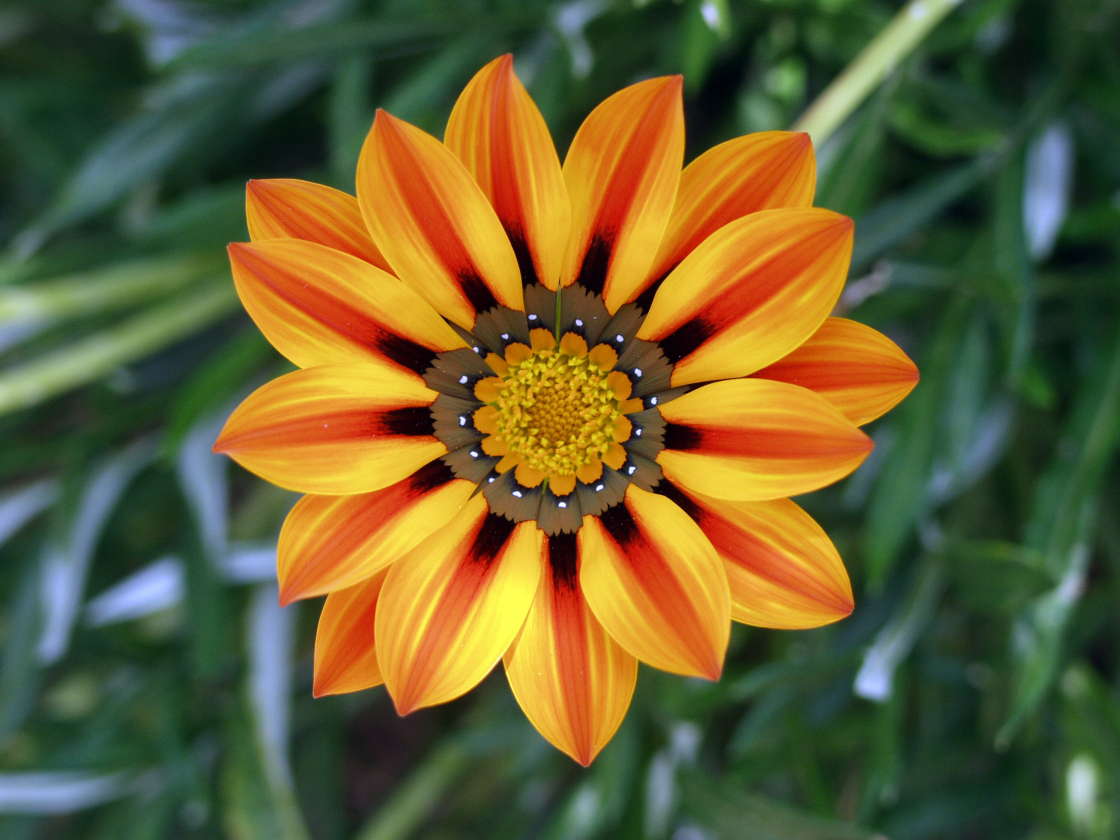
#> input picture Flower.jfif, 2240 x 1680 px (shown at 1/2 size)
$ python Homework5.1.py
#> lines starting #> are read from the running program, lines starting #| are printed output that depends on the picture
# -*- coding: utf-8 -*-
"""
Created on Mon Feb 25 19:50:10 2019

@author: Alex
"""
from PIL import Image

img = Image.open("Flower.jfif")
#> img is the input picture: PIL image 2240x1680 RGB; mean R, G, B 102.7, 94.9, 50.5

w = img.width
#> w = 2240
h = img.height
#> h = 1680

""" PART A """
#Shrinks the image to one-eighth of the original.
scaled = img.resize((w//8, h//8), resample=0)
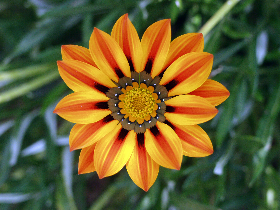
#> scaled: PIL image 280x210 RGB; mean R, G, B 102.7, 94.9, 50.5
scaled.show()


""" PART B """
newimg = img.resize((w//4, h//4), resample=0)
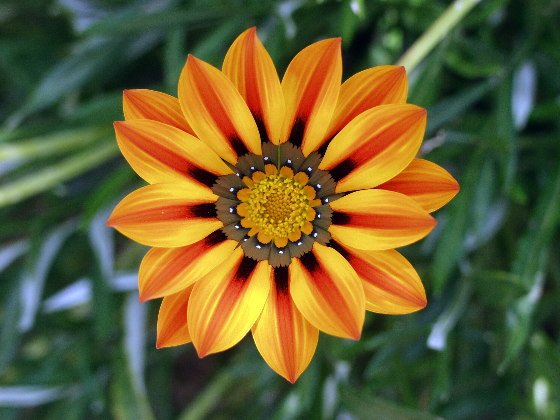
#> newimg: PIL image 560x420 RGB; mean R, G, B 102.7, 94.9, 50.5
newimg.show()

blank = Image.new('RGB',(w,h))
#> blank: PIL image 2240x1680 RGB; every value is 0
blank.paste(newimg,(0,0))
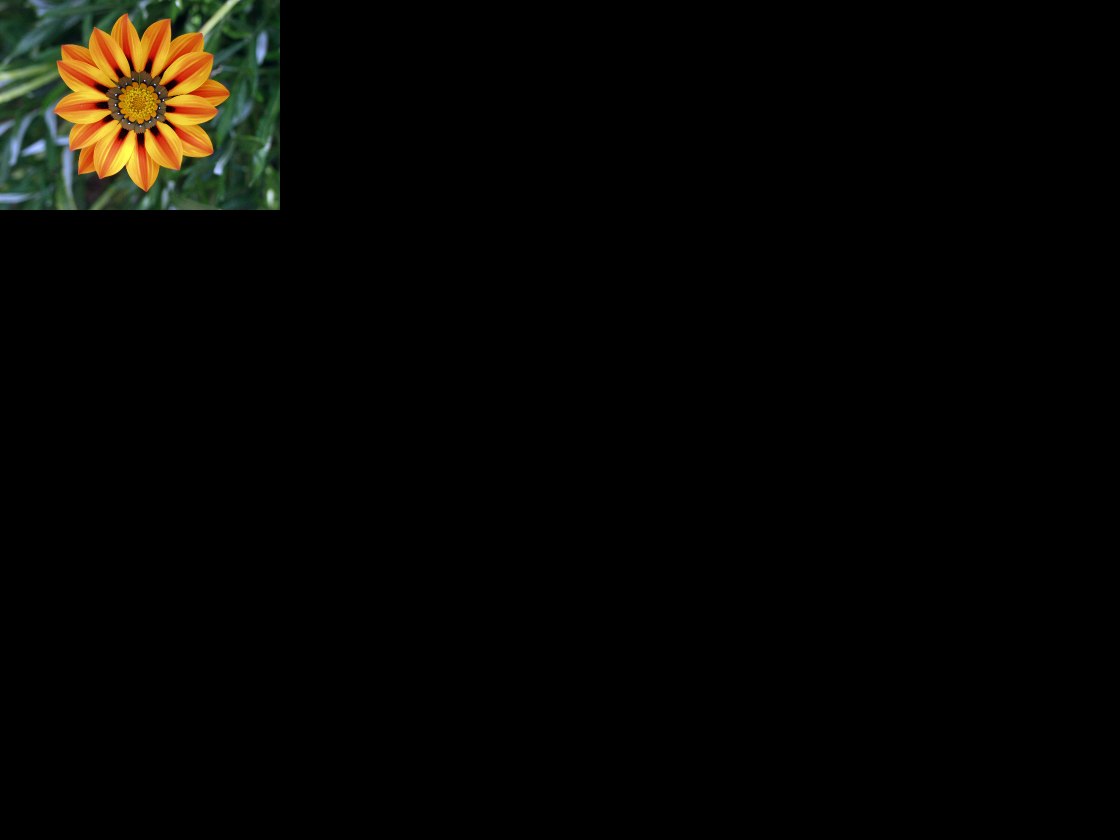
#> blank: PIL image 2240x1680 RGB (shown at 1/2 size); mean R, G, B 6.4, 5.9, 3.2
blank.show()
blank.paste(newimg,(0, h//4))
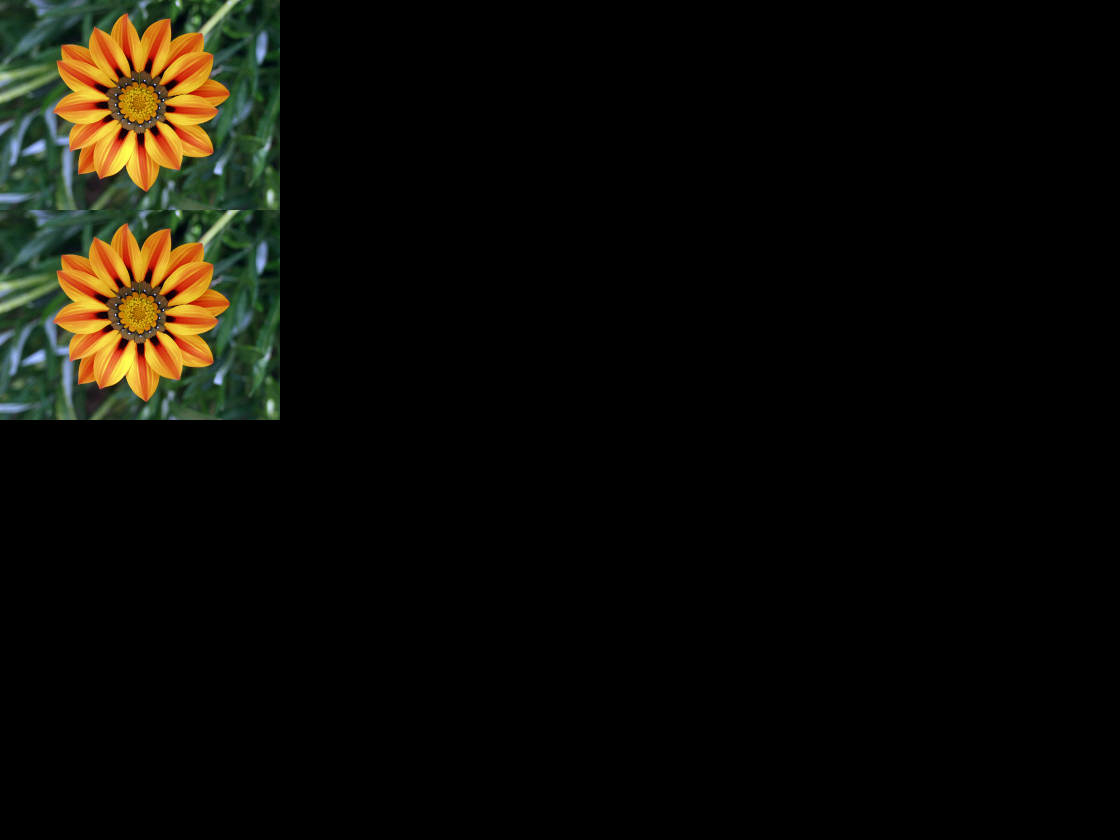
#> blank: PIL image 2240x1680 RGB (shown at 1/2 size); mean R, G, B 12.8, 11.9, 6.3
blank.show()
blank.paste(newimg,(w//4, h//4))
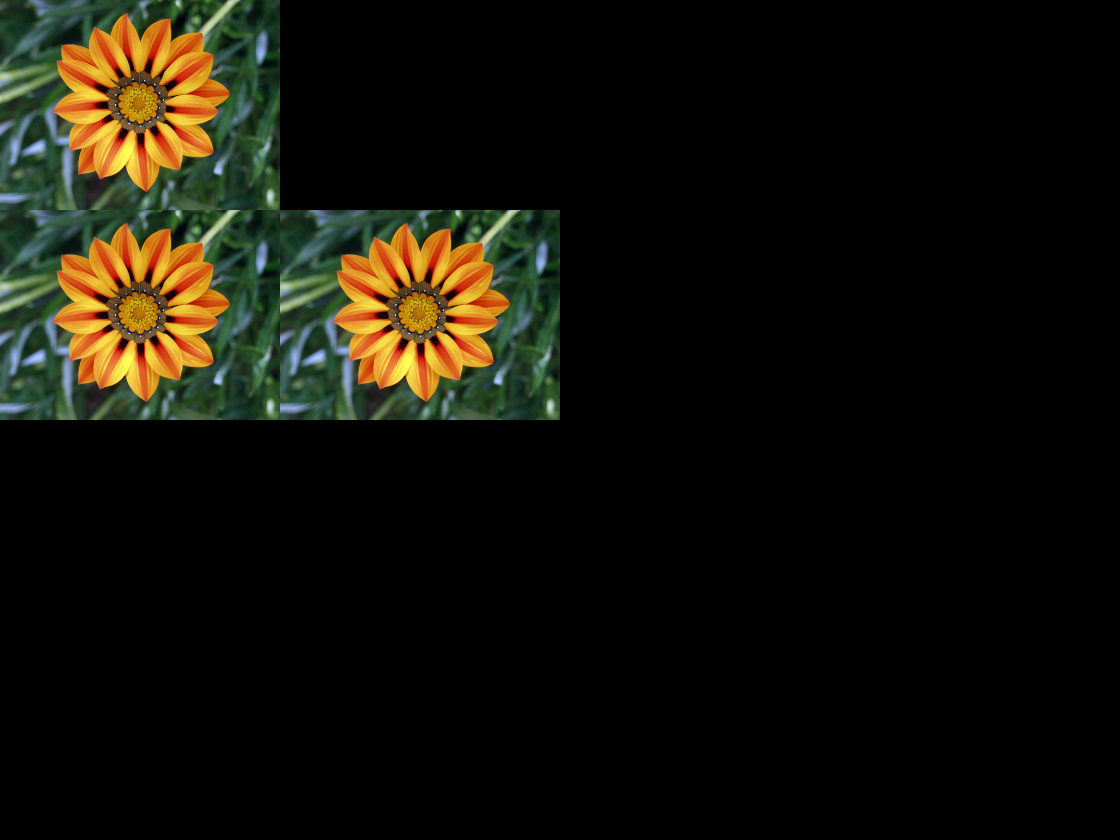
#> blank: PIL image 2240x1680 RGB (shown at 1/2 size); mean R, G, B 19.3, 17.8, 9.5
blank.paste(newimg,(w//4, 0))
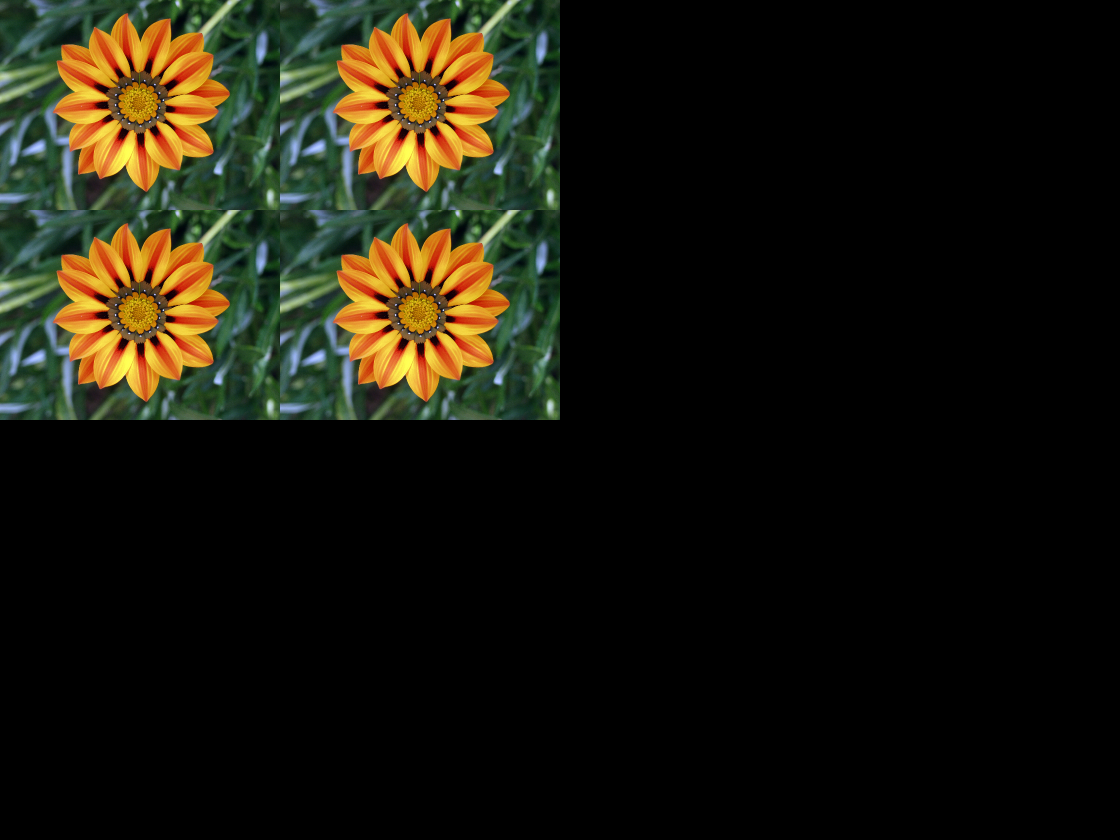
#> blank: PIL image 2240x1680 RGB (shown at 1/2 size); mean R, G, B 25.7, 23.7, 12.6
blank.show()
